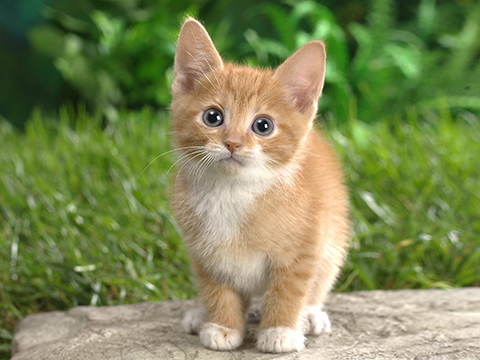
#> input picture Kmeans/Images/cat.jpg, 480 x 360 px
$ python Kmeans_Iris.py --image Images/cat.jpg --clusters 3   (Python 2 division)
#> lines starting #> are read from the running program, lines starting #| are printed output that depends on the picture
### Kmeans/utils.py
# import the necessary packages
import numpy as np
import cv2


def centroid_histogram(clt):
    # grab the number of different clusters and create a histogram
    # based on the number of pixels assigned to each cluster
    numLabels = np.arange(0, len(np.unique(clt.labels_)) + 1)
    (hist, _) = np.histogram(clt.labels_, bins=numLabels)

    # normalize the histogram, such that it sums to one
    hist = hist.astype("float")
    hist /= hist.sum()

    # return the histogram
    return hist


def plot_colors(hist, centroids):
    # initialize the bar chart representing the relative frequency
    # of each of the colors
    bar = np.zeros((50, 300, 3), dtype="uint8")
    startX = 0

    # loop over the percentage of each cluster and the color of
    # each cluster
    for (percent, color) in zip(hist, centroids):
        # plot the relative percentage of each cluster
        endX = startX + (percent * 300)
        cv2.rectangle(bar, (int(startX), 0), (int(endX), 50),
                      color.astype("uint8").tolist(), -1)
        startX = endX

    # return the bar chart
    return bar

### Kmeans/Kmeans_Iris.py
# USAGE
# python color_kmeans.py --image images/jp.png --clusters 3

# import the necessary packages
from sklearn.cluster import KMeans
import matplotlib.pyplot as plt
import argparse
import utils
import cv2

# construct the argument parser and parse the arguments
ap = argparse.ArgumentParser()
ap.add_argument("-i", "--image", required = True, help = "Path to the image")
ap.add_argument("-c", "--clusters", required = True, type = int,
	help = "# of clusters")
args = vars(ap.parse_args())

# load the image and convert it from BGR to RGB so that
# we can dispaly it with matplotlib
image = cv2.imread(args["image"])
#> image is the input picture: shape (360, 480, 3); mean B, G, R 85.7, 136, 125.8
image = cv2.cvtColor(image, cv2.COLOR_BGR2RGB)

# show our image
plt.figure()
plt.axis("off")
plt.imshow(image)

# reshape the image to be a list of pixels
image = image.reshape((image.shape[0] * image.shape[1], 3))
print image
#> (printed output is left out)

# cluster the pixel intensities
clt = KMeans(n_clusters = args["clusters"])
clt.fit(image)

# build a histogram of clusters and then create a figure
# representing the number of pixels labeled to each color
hist = utils.centroid_histogram(clt)
bar = utils.plot_colors(hist, clt.cluster_centers_)
#> after the loop in plot_colors, `for (percent, color) in zip(hist, centroids):`:
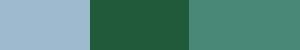
#> bar: shape (50, 300, 3); mean of channels 0, 1, 2 125.3, 135.8, 85; drawn as B, G, R

# show our color bart
plt.figure()
plt.axis("off")
plt.imshow(bar)
plt.show()

$ run again, on Kmeans/Images/lamp.jpg
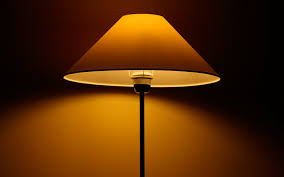
#> input picture Kmeans/Images/lamp.jpg, 284 x 177 px
#> image is the input picture: shape (177, 284, 3); mean B, G, R 3.5, 43.1, 86.9
#> (printed output is left out)
#> after the loop in plot_colors, `for (percent, color) in zip(hist, centroids):`:
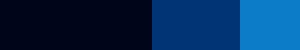
#> bar: shape (50, 300, 3); mean of channels 0, 1, 2 87, 42.6, 3.2; drawn as B, G, R
